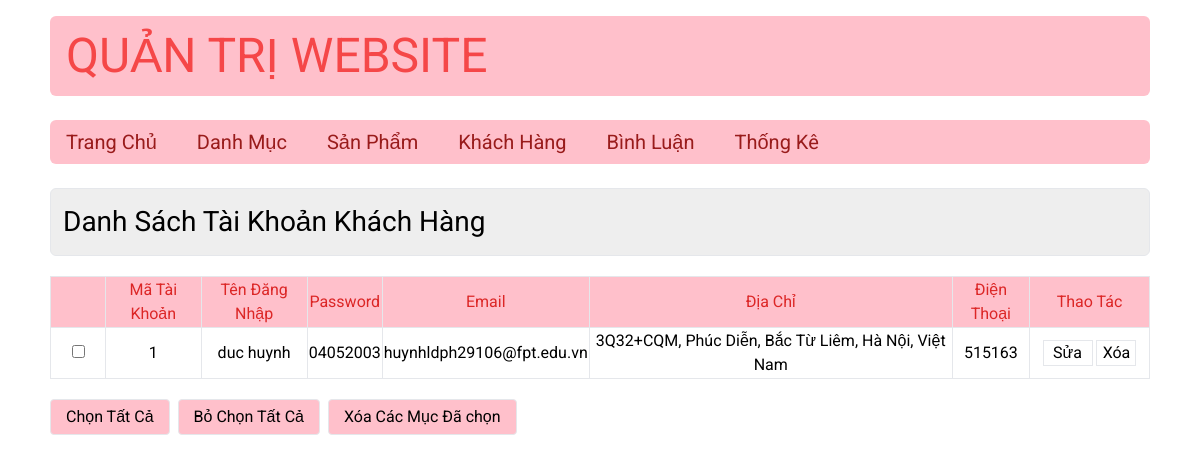
The page /admin/index_admin.php?act=list on the database its author committed.
### tables this page shows
CREATE TABLE `taikhoan` (
  `id` int(11) NOT NULL,
  `user` varchar(255) NOT NULL,
  `password` varchar(255) NOT NULL,
  `email` varchar(255) NOT NULL,
  `address` varchar(255) DEFAULT NULL,
  `tel` varchar(255) DEFAULT NULL,
  `role` tinyint(4) NOT NULL DEFAULT 0
);

### model/pdo.php (called while the page is built, shortened)
<?php
function pdo_get_connection()
{
    $dburl = "mysql:host=localhost;dbname=duanmau2023";
    $username = "root";
    $password = "";
    $conn = new PDO($dburl, $username, $password);
    $conn->setAttribute(PDO::ATTR_ERRMODE, PDO::ERRMODE_EXCEPTION);
    return $conn;
}
function pdo_query($sql){
    $sql_args = array_slice(func_get_args(), 1);
    try{
        $conn = pdo_get_connection();
        $stmt = $conn->prepare($sql);
        $stmt->execute($sql_args);
        $rows = $stmt->fetchAll();
        return $rows;
    }
    catch(PDOException $e){
        throw $e;
    }
    finally{
        unset($conn);
    }
}
?>

### model/taikhoan.php (called while the page is built, shortened)
<?php
function  loadAll_taikhoan(){
    $sql = "SELECT* FROM taikhoan order by id desc";
    $listtaikhoan= pdo_query($sql);
    return $listtaikhoan;
}
?>

### admin/taikhoan/list.php (the view, shortened to what this page needs)
<div>
    <p class="p-3 text-[28px] border bg-[#EEE] rounded-md">
        Danh Sách Tài Khoản Khách Hàng
    </p>
    <div class="mt-[20px]">
        <table class="border w-full mx-auto text-center">
            <tr class="bg-[#FFC0CB] py-2 border text-center text-red-600 h-[50px]">
                <td class="border w-[55px] "></td>
                <td class="">Mã Tài Khoản</td>
                <td class="border ">Tên Đăng Nhập</td>
                <td class="border ">Password</td>
                <td class="border ">Email</td>
                <td class="border ">Địa Chỉ</td>
                <td class="border ">Điện Thoại</td>
                <td class="border w-[120px]">Thao Tác</td>
            </tr>
            <?php
            foreach ($listtaikhoan as $taikhoan) {
                extract($taikhoan);
                $suatk = "index_admin.php?act=suatk&id=" . $id;
                $xoatk = "index_admin.php?act=xoatk&id=" . $id;
            ?>
                    <tr>
                    <td class="border h-[50px]"><input type="checkbox" name="" id=""></td>
                    <td class="border h-[50px]"><?=$id?></td>
                    <td class="border h-[50px]"><?=$user?></td>
                    <td class="border h-[50px]"><?=$password?></td>
                    <td class="border h-[50px]"><?=$email?></td>
                    <td class="border h-[50px]"><?=$address?></td>
                    <td class="border h-[50px]"><?=$tel?></td>
                    <td class="border h-[50px]">
                     <a href="<?=$suatk?>"><input type="button" value="Sửa" class="border w-[50px] hover:bg-[#FFC0CB]"></a>
                    <a onclick="return confirm('Bạn có chắc chắn muốn xóa?')" href="<?=$xoatk?>"><input type="button" value="Xóa"  class="border w-[40px] hover:bg-[#FFC0CB]"></a>
                    </td>
                </tr>
            <?php
                }
            ?>
        </table>
    </div>
    <div class="action w-full mx-auto mt-4 space-x-1 mt-[20px] ">
        <input type="button" value="Chọn Tất Cả" class="border  mx-auto">
        <input type="button" value="Bỏ Chọn Tất Cả" class="border  mx-auto ml-[10px]">
        <input type="button" value="Xóa Các Mục Đã chọn" class="border  mx-auto  ml-[10px]">
    </div>
</div>
<!DOCTYPE html>
<html lang="en">
<head>
    <script src="https://cdn.tailwindcss.com"></script>

### admin/header_admin.php (style rules this page uses)
body { font-family: 'Roboto', sans-serif; }

### admin/taikhoan/list.php (style rules this page uses)
body { font-family: 'Roboto', sans-serif; }
table { border-collapse: collapse; }
.action>input { background-color: #FFC0CB; padding: 5px 15px; border-radius: 4px; }

### rows shown on the page
taikhoan: id "1", user "duc huynh", password "04052003", email "huynhldph29106@fpt.edu.vn", address "3Q32+CQM, Phúc Diễn, Bắc Từ Liêm, Hà Nội, Việt Nam", tel "515163"
